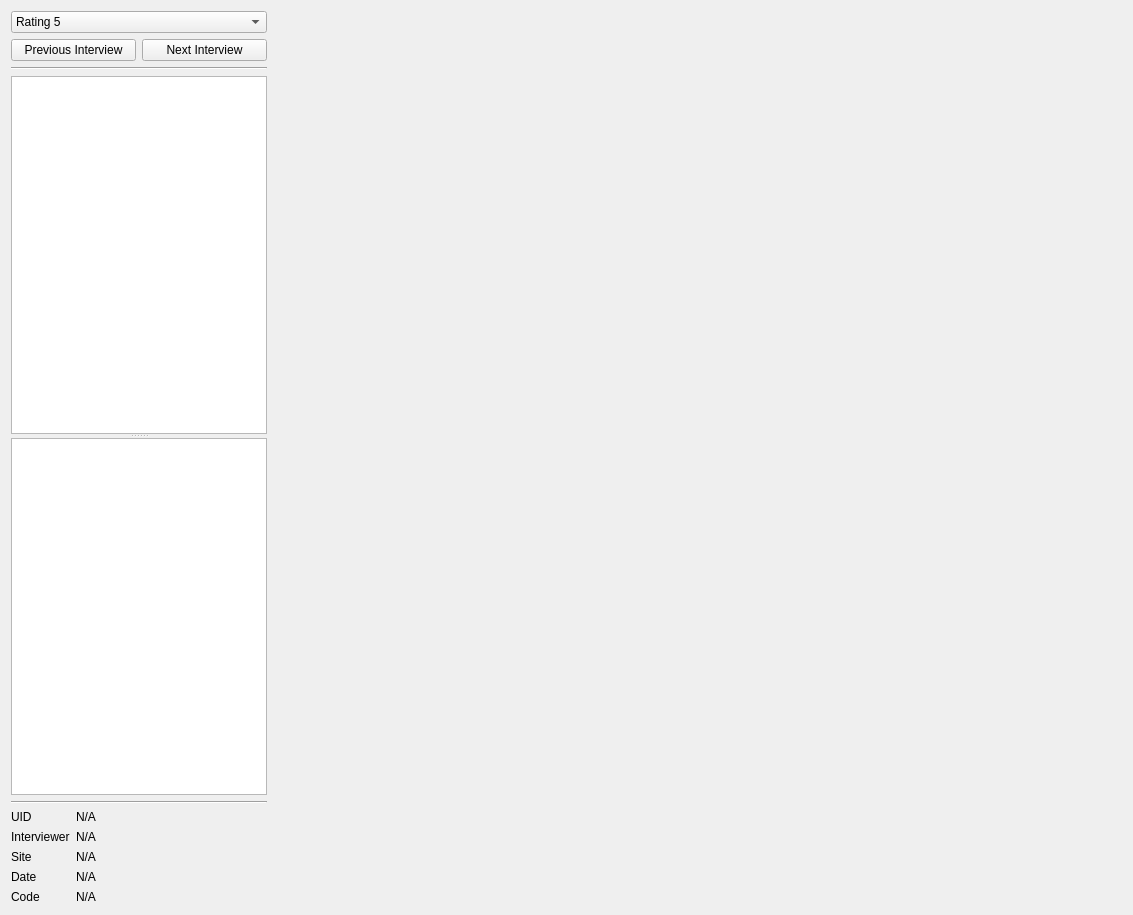
<?xml version="1.0" encoding="UTF-8"?>
<ui version="4.0">
 <class>QAlderAtlasWidget</class>
 <widget class="QWidget" name="QAlderAtlasWidget">
  <property name="geometry">
   <rect>
    <x>0</x>
    <y>0</y>
    <width>1133</width>
    <height>915</height>
   </rect>
  </property>
  <property name="windowTitle">
   <string>Form</string>
  </property>
  <layout class="QHBoxLayout" name="horizontalLayout">
   <item>
    <layout class="QVBoxLayout" name="verticalLayout">
     <item>
      <widget class="QComboBox" name="ratingComboBox">
       <property name="currentIndex">
        <number>4</number>
       </property>
       <item>
        <property name="text">
         <string>Rating 1</string>
        </property>
       </item>
       <item>
        <property name="text">
         <string>Rating 2</string>
        </property>
       </item>
       <item>
        <property name="text">
         <string>Rating 3</string>
        </property>
       </item>
       <item>
        <property name="text">
         <string>Rating 4</string>
        </property>
       </item>
       <item>
        <property name="text">
         <string>Rating 5</string>
        </property>
       </item>
      </widget>
     </item>
     <item>
      <layout class="QHBoxLayout" name="buttonLayout">
       <item>
        <widget class="QPushButton" name="previousPushButton">
         <property name="text">
          <string>Previous Interview</string>
         </property>
        </widget>
       </item>
       <item>
        <widget class="QPushButton" name="nextPushButton">
         <property name="text">
          <string>Next Interview</string>
         </property>
        </widget>
       </item>
      </layout>
     </item>
     <item>
      <widget class="Line" name="line1">
       <property name="orientation">
        <enum>Qt::Horizontal</enum>
       </property>
      </widget>
     </item>
     <item>
      <widget class="QSplitter" name="splitter">
       <property name="orientation">
        <enum>Qt::Vertical</enum>
       </property>
       <widget class="QTextEdit" name="helpTextEdit">
        <property name="sizePolicy">
         <sizepolicy hsizetype="Minimum" vsizetype="Minimum">
          <horstretch>0</horstretch>
          <verstretch>0</verstretch>
         </sizepolicy>
        </property>
        <property name="minimumSize">
         <size>
          <width>200</width>
          <height>0</height>
         </size>
        </property>
        <property name="readOnly">
         <bool>true</bool>
        </property>
       </widget>
       <widget class="QTextEdit" name="noteTextEdit">
        <property name="sizePolicy">
         <sizepolicy hsizetype="Minimum" vsizetype="Minimum">
          <horstretch>0</horstretch>
          <verstretch>0</verstretch>
         </sizepolicy>
        </property>
        <property name="minimumSize">
         <size>
          <width>200</width>
          <height>0</height>
         </size>
        </property>
        <property name="readOnly">
         <bool>true</bool>
        </property>
       </widget>
      </widget>
     </item>
     <item>
      <widget class="Line" name="line2">
       <property name="orientation">
        <enum>Qt::Horizontal</enum>
       </property>
      </widget>
     </item>
     <item>
      <layout class="QFormLayout" name="formLayout">
       <item row="0" column="0">
        <widget class="QLabel" name="infoUIdLabel">
         <property name="text">
          <string>UID</string>
         </property>
        </widget>
       </item>
       <item row="0" column="1">
        <widget class="QLabel" name="infoUIdValueLabel">
         <property name="text">
          <string>N/A</string>
         </property>
        </widget>
       </item>
       <item row="1" column="0">
        <widget class="QLabel" name="infoInterviewerLabel">
         <property name="sizePolicy">
          <sizepolicy hsizetype="Fixed" vsizetype="Preferred">
           <horstretch>0</horstretch>
           <verstretch>0</verstretch>
          </sizepolicy>
         </property>
         <property name="text">
          <string>Interviewer</string>
         </property>
        </widget>
       </item>
       <item row="1" column="1">
        <widget class="QLabel" name="infoInterviewerValueLabel">
         <property name="text">
          <string>N/A</string>
         </property>
        </widget>
       </item>
       <item row="2" column="0">
        <widget class="QLabel" name="infoSiteLabel">
         <property name="sizePolicy">
          <sizepolicy hsizetype="Fixed" vsizetype="Preferred">
           <horstretch>0</horstretch>
           <verstretch>0</verstretch>
          </sizepolicy>
         </property>
         <property name="text">
          <string>Site</string>
         </property>
        </widget>
       </item>
       <item row="2" column="1">
        <widget class="QLabel" name="infoSiteValueLabel">
         <property name="text">
          <string>N/A</string>
         </property>
        </widget>
       </item>
       <item row="3" column="0">
        <widget class="QLabel" name="infoDateLabel">
         <property name="sizePolicy">
          <sizepolicy hsizetype="Fixed" vsizetype="Preferred">
           <horstretch>0</horstretch>
           <verstretch>0</verstretch>
          </sizepolicy>
         </property>
         <property name="text">
          <string>Date</string>
         </property>
        </widget>
       </item>
       <item row="3" column="1">
        <widget class="QLabel" name="infoDateValueLabel">
         <property name="text">
          <string>N/A</string>
         </property>
        </widget>
       </item>
       <item row="4" column="0">
        <widget class="QLabel" name="infoCodeLabel">
         <property name="text">
          <string>Code</string>
         </property>
        </widget>
       </item>
       <item row="4" column="1">
        <widget class="QLabel" name="infoCodeValueLabel">
         <property name="text">
          <string>N/A</string>
         </property>
        </widget>
       </item>
      </layout>
     </item>
    </layout>
   </item>
   <item>
    <widget class="QVTKWidget" name="imageWidget">
     <property name="sizePolicy">
      <sizepolicy hsizetype="Expanding" vsizetype="Preferred">
       <horstretch>0</horstretch>
       <verstretch>0</verstretch>
      </sizepolicy>
     </property>
    </widget>
   </item>
  </layout>
 </widget>
 <customwidgets>
  <customwidget>
   <class>QVTKWidget</class>
   <extends>QWidget</extends>
   <header>QVTKWidget.h</header>
   <container>1</container>
  </customwidget>
 </customwidgets>
 <resources/>
 <connections/>
</ui>
